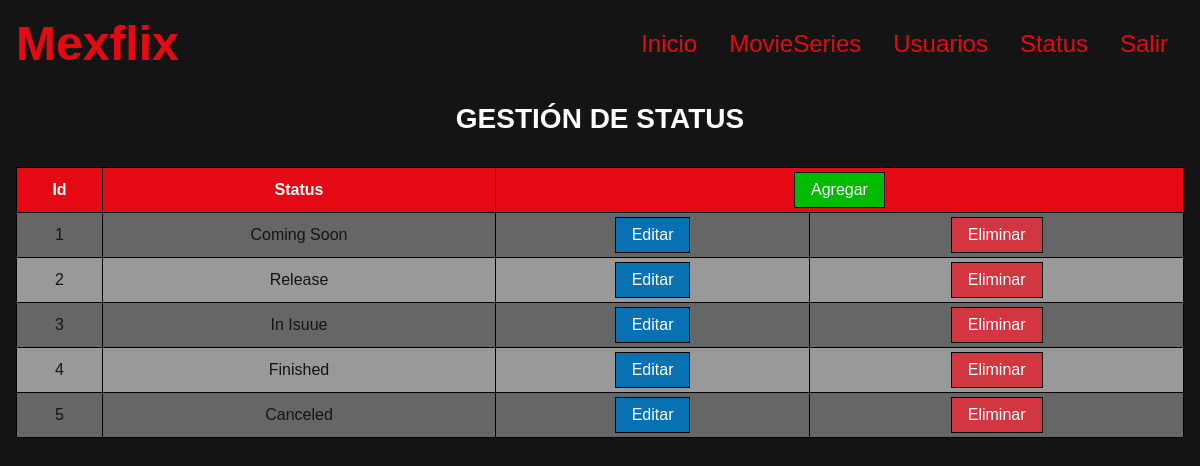
The app's page /03Mexflix/status (signed in) with its own data.
### tables this page shows
CREATE TABLE status(
	status_id INTEGER UNSIGNED PRIMARY KEY AUTO_INCREMENT,
	status VARCHAR(20) NOT NULL
);

### 03Mexflix/controllers/ViewController.php (called while the page is built)
<?php
class ViewController{
	private static $view_path = './views/';
	public function load_view($view){
		require_once(self::$view_path.'header.php');
		require_once(self::$view_path.$view.'.php');
		require_once(self::$view_path.'footer.php');
	}
}

### 03Mexflix/index.php (called while the page is built, shortened)
<?php
require_once('./controllers/Autoload.php');
$route = isset($_GET['r']) ? $_GET['r'] : 'home';
$mexflix = new Router($route);

### 03Mexflix/controllers/Autoload.php (called while the page is built, shortened)
<?php
class Autoload{
	public function __construct(){
		spl_autoload_register(function($class_name){
			$models_path = './models/'.$class_name.'.php';
			$controllers_path = './controllers/'.$class_name.'.php';
		});
	}
}

### 03Mexflix/controllers/StatusController.php (called while the page is built, shortened)
<?php
class StatusController {
	private $model;
	public function __construct(){
		$this->model = new StatusModel();
	}
	public function get( $status_id = '' ){
		return $this->model->get( $status_id );
	}
}

### 03Mexflix/models/Model.php (called while the page is built, shortened)
<?php
abstract class Model {
	private static $db_host = 'localhost';
	private static $db_user = 'root';
	private static $db_pass = '';
	private static $db_name = 'mexflix';
	private static $db_charset = 'utf8';
	private $conn;
	protected $query;
	protected $rows = array();
	private function db_open(){
		$this->conn = new mysqli(
			self::$db_host,
			self::$db_user,
			self::$db_pass,
			self::$db_name
		);
		$this->conn->set_charset(self::$db_charset);
	}
	protected function get_query(){
		$result = $this->conn->query($this->query);
		while( $this->rows[] = $result->fetch_assoc() );
		return array_pop($this->rows);
	}
}

### 03Mexflix/models/StatusModel.php (called while the page is built, shortened)
<?php
class StatusModel extends Model {
	public function get( $status_id = '' ){
		$this->query = ($status_id != '')
			?"SELECT * FROM status WHERE status_id = $status_id"
			:"SELECT * FROM status";
		$this->get_query();
		$data = array();
		foreach($this->rows as $key => $value){
			$data[$key] = $value;
		}
		return $data;
	}
}

### 03Mexflix/views/status.php (the view)
<?php
print('<h2 class="p1"> GESTIÓN DE STATUS </h2>');
$status_controller = new StatusController();
$status = $status_controller->get();
if( empty($status)){
	print('
		<div class="container">
			<p class="item  error">No hay status</p>
		</div>
	');
} else {
	$template_status ='
		<div class="item">
			<table>
				<tr>
					<th>Id</th>
					<th>Status</th>
					<th colspan="2">
						<form action="" method="post">
							<input type="hidden" name="r" value="status-add">
							<input class="button add" type="submit" value="Agregar">
						</form>
					</th>
				</tr>';
				for($n=0; $n < count($status); $n++){
					$template_status .= '
						<tr>
							<td>'.$status[$n]['status_id'].'</td>
							<td>'.$status[$n]['status'].'</td>
							<td>
								<form method="post">
									<input type="hidden" name="r" value="status-edit">
									<input type="hidden" name="status_id" value="'.$status[$n]['status_id'].'">
									<input class="button edit" type="submit" value="Editar">
								</form>
							</td>
							<td>
								<form method="post">
									<input type="hidden" name="r" value="status-delete">
									<input type="hidden" name="status_id" value="'.$status[$n]['status_id'].'">
									<input class="button delete" type="submit" value="Eliminar">
								</form>
							</td>
						</tr>
					';
				}
	$template_status.= '
		</table>
	</div>
	';
	print($template_status);
}

### 03Mexflix/public/css/mexflix.css (style rules this page uses)
html { background-color: #141414; color: #FFF; }
input,textarea,select { color: #141414; }
table { width:100%; color: #141414; }
table td, table th { padding: .25rem; }
table tr:first-child { background-color: #E50914; color: #FFF; }
table tr:nth-child(even) { background-color: #666; }
table tr:nth-child(odd):not(:first-child) { background-color: #999; }
.button { padding: .5rem 1rem; background-color: #E50914; color: #FFF; cursor: pointer; }
.add { background-color: #0B0; }
.edit { background-color: #0871B2; }
.delete { background-color: #D23641; }

### records on screen
status: status_id "1", status "Coming Soon"
status: status_id "2", status "Release"
status: status_id "3", status "In Isuue"
status: status_id "4", status "Finished"
status: status_id "5", status "Canceled"
